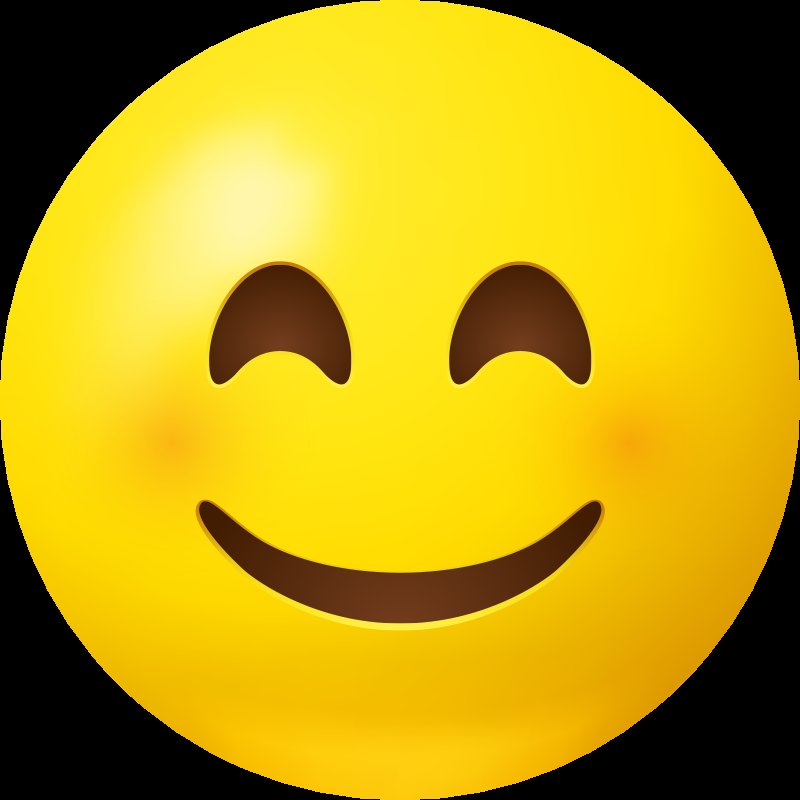
#> input picture Assignment-26/1- A23 + Add blur face/emoji.png, 800 x 800 px
$ python main.py
#> lines starting #> are read from the running program, lines starting #| are printed output that depends on the picture
import cv2
import keyboard
import numpy as np

def blur_face(frame, face, size):
    size = str(size).split('*')
    size = int(size[0])

    x, y, w, h = face

    result = frame_gray

    mask = np.ones((size, size)) / size**2

    min_y, max_y = y, y+h
    min_x, max_x =  x, x+w

    result_blur = cv2.filter2D(frame[min_y:max_y, min_x:max_x], -1, mask)
    result[min_y:max_y, min_x:max_x] = result_blur

    return result

face_detector = cv2.CascadeClassifier('haarcascade_frontalface_default.xml')
eye_detector = cv2.CascadeClassifier('haarcascade_eye.xml')
smile_detector = cv2.CascadeClassifier('haarcascade_smile.xml')

video_cap = cv2.VideoCapture(0)

frame_width, frame_height = int(video_cap.get(3)), int(video_cap.get(4))
size = (frame_width, frame_height)
fourcc = cv2.VideoWriter_fourcc(*'mp4v')
frame_rate = 24

video_writer = cv2.VideoWriter('output.mp4', fourcc, frame_rate, size, 0)

face_emoji = cv2.imread('emoji.png', 0)
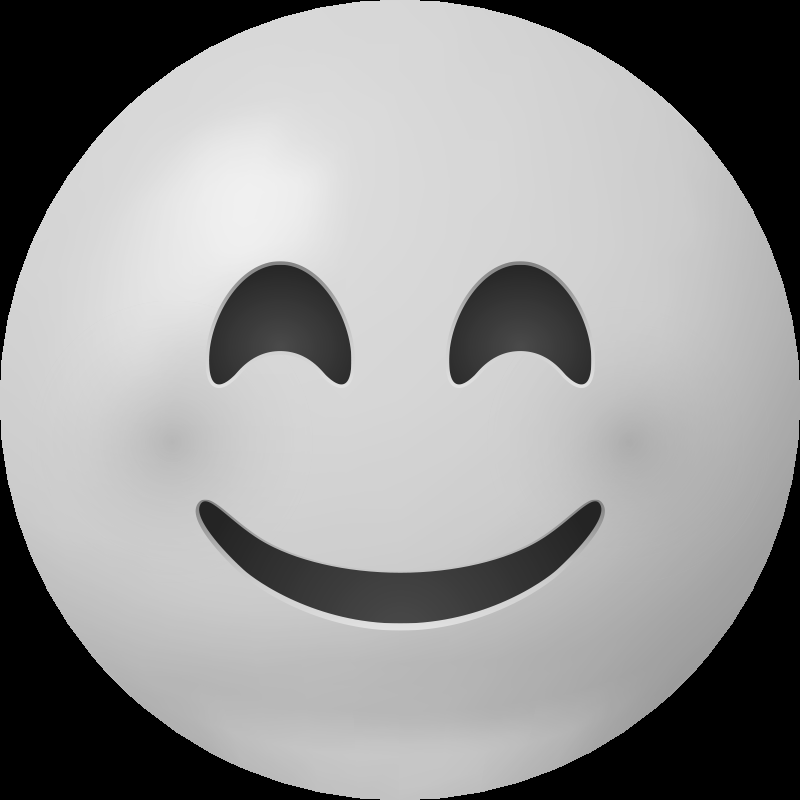
#> face_emoji: shape (800, 800); min 0, max 240, mean 149.6
eye_emoji = cv2.imread('eye emoji.png', 0)
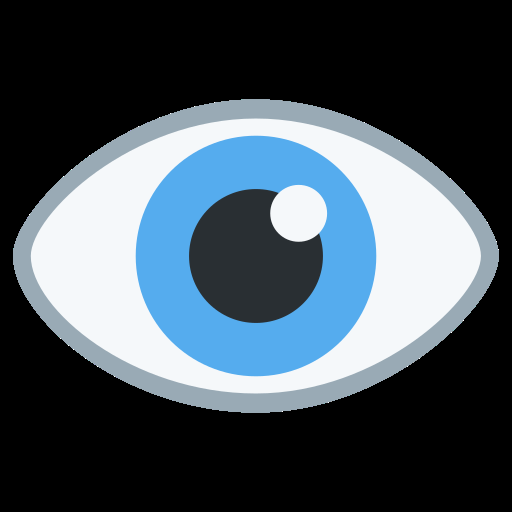
#> input picture Assignment-26/1- A23 + Add blur face/eye emoji.png, 512 x 512 px
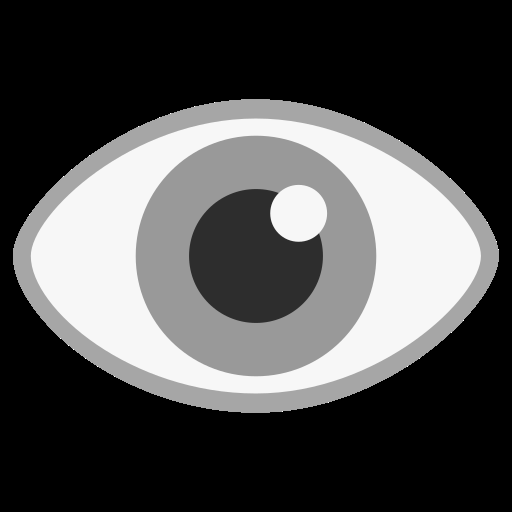
#> eye_emoji: shape (512, 512); min 0, max 255, mean 78.8
lip_emoji = cv2.imread('lip emoji.png', 0)
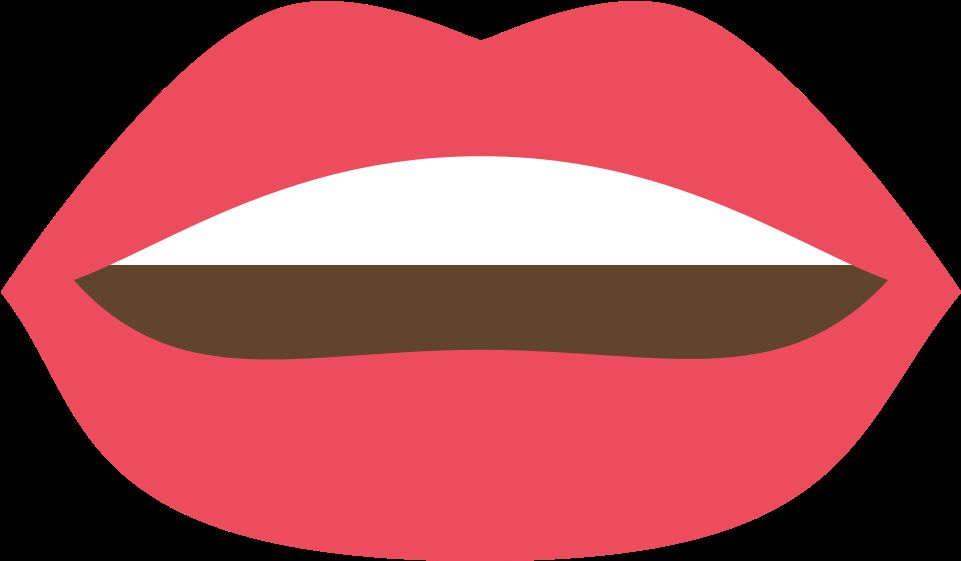
#> input picture Assignment-26/1- A23 + Add blur face/lip emoji.png, 961 x 561 px
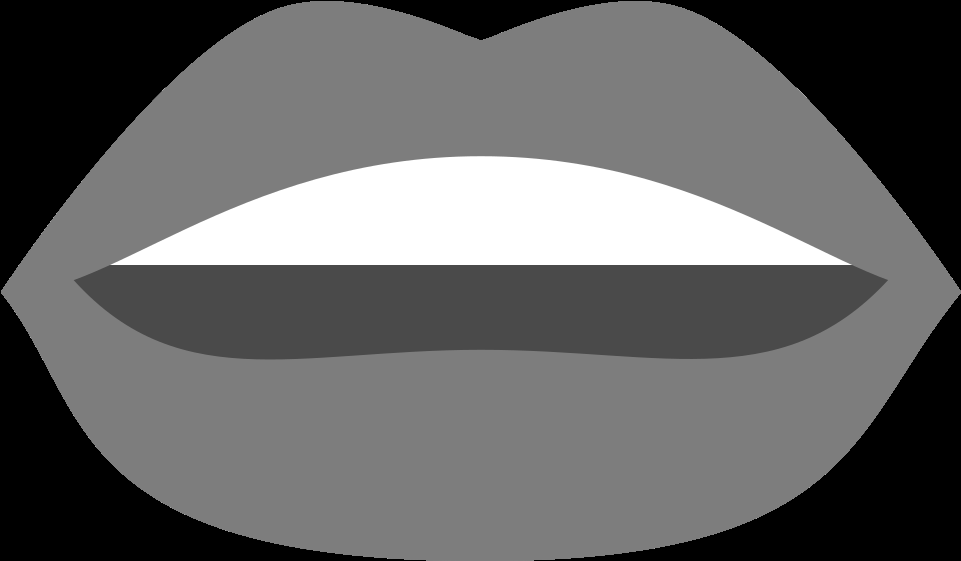
#> lip_emoji: shape (561, 961); min 0, max 255, mean 100.3

user_choice = int(input("1-Emoji on face\n2-Eye and lip emoji\n3-checkered face\n4-blur face\n5-Flip effect\nNote: Press 'ESC' for close cam and exit program\nPlease choose an option: "))
#> the answer given: 1
flag = user_choice

while True:
    if keyboard.is_pressed('1'):
        flag = 1
    elif keyboard.is_pressed('2'):
        flag = 2
    elif keyboard.is_pressed('3'):
        flag = 3
    elif keyboard.is_pressed('4'):
        flag = 4
    elif keyboard.is_pressed('5'):
        flag = 5
    elif keyboard.is_pressed('esc'):
#> (key esc is pressed here)
        break

    ret, frame = video_cap.read()
    if ret == False:
        break
    frame_gray = cv2.cvtColor(frame, cv2.COLOR_BGR2GRAY)
    backup_frame = cv2.cvtColor(frame, cv2.COLOR_BGR2GRAY)

    cv2.putText(frame_gray, '1- Emoji on face', (10, 50), cv2.FONT_HERSHEY_SIMPLEX, 0.5, (0, 0, 0), 1)
    cv2.putText(frame_gray, '2- Eye and lip emoji', (10, 70), cv2.FONT_HERSHEY_SIMPLEX, 0.5, (0, 0, 0), 1)
    cv2.putText(frame_gray, '3- checkered face', (10, 90), cv2.FONT_HERSHEY_SIMPLEX, 0.5, (0, 0, 0), 1)
    cv2.putText(frame_gray, '4- Blur face', (10, 110), cv2.FONT_HERSHEY_SIMPLEX, 0.5, (0, 0, 0), 1)
    cv2.putText(frame_gray, '5- Flip effect', (10, 130), cv2.FONT_HERSHEY_SIMPLEX, 0.5, (0, 0, 0), 1)
    cv2.putText(frame_gray, 'esc- exit', (10, 150), cv2.FONT_HERSHEY_SIMPLEX, 0.5, (0, 0, 0), 1)

    if flag == 1:
        faces = face_detector.detectMultiScale(frame_gray, 1.3)
        for face in faces:
            x, y, w, h = face
            new_emoji = cv2.resize(face_emoji, (h, w))
            frame_gray[y:y+h, x:x+w] = new_emoji
            for i in range(y, y+h):
                for j in range(x, x+w):
                    if frame_gray[i, j] == 0:
                        frame_gray[i, j] = backup_frame[i, j]

    elif flag == 2:
        faces = face_detector.detectMultiScale(frame_gray, 1.3)
        eyes = eye_detector.detectMultiScale(frame_gray, 1.1, minNeighbors= 8)
        smiles = smile_detector.detectMultiScale(frame_gray, 2.2, minNeighbors=14)
        for eye in eyes:
            x, y, w, h = eye
            new_eye_emoji = cv2.resize(eye_emoji, (w, h))
            frame_gray[y:y+h, x:x+w] = new_eye_emoji
            for i in range(y, y+h):
                for j in range(x, x+w):
                    if frame_gray[i, j] == 0:
                        frame_gray[i, j] = backup_frame[i, j]
        for face in faces:
            x, y, w, h = face
            # cv2.rectangle(frame_gray, (x, y), (x+w, y+h), (0, 0, 0), 4)
            for smile in smiles:
                x2, y2, w2, h2 = smile
                if x <= x2 <= x+h and y <= y2 <= y+h:
                    new_lip_emoji = cv2.resize(lip_emoji, (w2, h2))
                    frame_gray[y2:y2+h2, x2:x2+w2] = new_lip_emoji
                    for i in range(y2, y2+h2):
                        for j in range(x2,x2+w2):
                            if frame_gray[i, j] == 0:
                                frame_gray[i, j] = backup_frame[i, j]

    elif flag == 3:
        faces = face_detector.detectMultiScale(frame_gray, 1.3)
        for face in faces:
            x, y, w, h = face
            # frame_gray[y:y+h, x:x+w] = cv2.blur(frame_gray[y:y+h, x:x+w], (23, 23))
            for i in range(y, y+h, 10):
                for j in range(x, x+w, 10):
                    frame_gray[i:i+10, j:j+10] = frame_gray[i, j]

    elif flag == 4:
        faces = face_detector.detectMultiScale(frame_gray, 1.3)
        for face in faces:
            x, y, w, h = face
            min_y, max_y = y, y+h
            min_x, max_x =  x, x+w
            # frame_gray = blur_face(frame_gray, face, '25*25')
            frame_gray[min_y:max_y, min_x:max_x] = cv2.blur(frame_gray[min_y:max_y, min_x:max_x], (20, 20))

    elif flag == 5:
        height, width = frame_gray.shape
        result = np.zeros((height, width*2), 'uint8')
        result[:, :width] = frame_gray
        result[:, width:width*2] = frame_gray[:, ::-1]
        frame_gray = result

    else:
        print('Index out of range')
        break

    video_writer.write(frame_gray)
    cv2.imshow('cam', frame_gray)
    cv2.waitKey(1)

video_cap.release()
video_writer.release()
cv2.destroyAllWindows()
